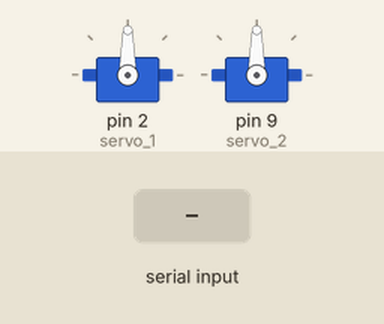
Recording of a sketch running on a simulated Arduino Uno, built with avr-gcc and run on an emulated ATmega328P. On the bench: 2 × servo. Inputs (shaded band) come from the test bench.

Above: at 1.2 s.
1.3 s: "1" received over Serial
At 2.3 s:
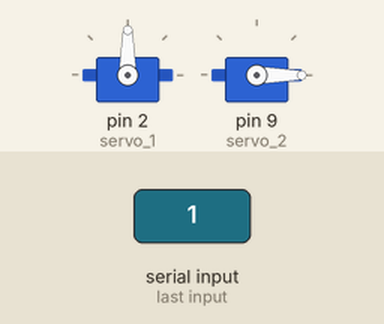
2.8 s: "2" received over Serial
At 3.5 s:
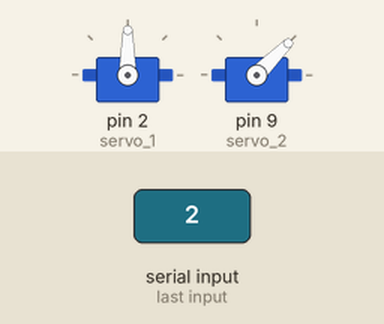
4.3 s: "4" received over Serial
At 4.6 s:
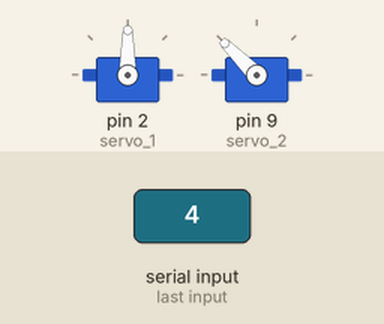
5.8 s: "5" received over Serial
At 7.0 s:
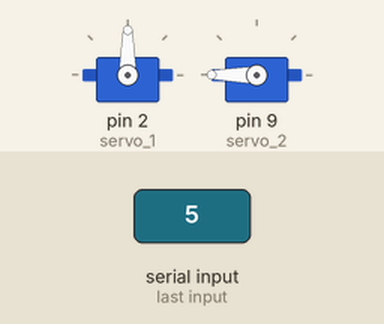
7.3 s: "3" received over Serial
At 8.1 s:
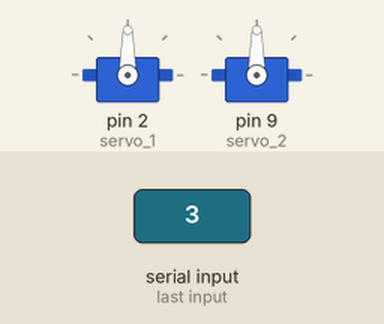
Timing chart, 0 to 9.8 s (numbered marks = the images above; inputs shaded):
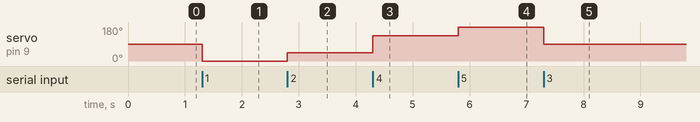

The sketch:

Servo1.ino
```cpp
#include <Servo.h>
Servo servo_1;
Servo servo_2;
int i;

void setup() {
  // put your setup code here, to run once:
  servo_1.attach(2);
  servo_2.attach(9);
  Serial.begin(9600);
}

void loop() {
    if (Serial.available()>0){
    int input = Serial.read();
    switch(input){
      case '1':
        servo_2.write(0);
      break;
      case '2':
        servo_2.write(45);
      break;
      case '3':
        servo_2.write(90);
      break;
      case '4':
        servo_2.write(135);
      break;
      case '5':
        servo_2.write(180);
      break;
    }
   }

}
```

Measured:
- after the input at 1.3 s, servo on pin 9 (servo_2): 90° → 0° at once
- after the input at 2.8 s, servo on pin 9 (servo_2): 0° → 45° at once
- after the input at 4.3 s, servo on pin 9 (servo_2): 45° → 135° at once
- after the input at 5.8 s, servo on pin 9 (servo_2): 135° → 180° at once
- after the input at 7.3 s, servo on pin 9 (servo_2): 180° → 90° at once
